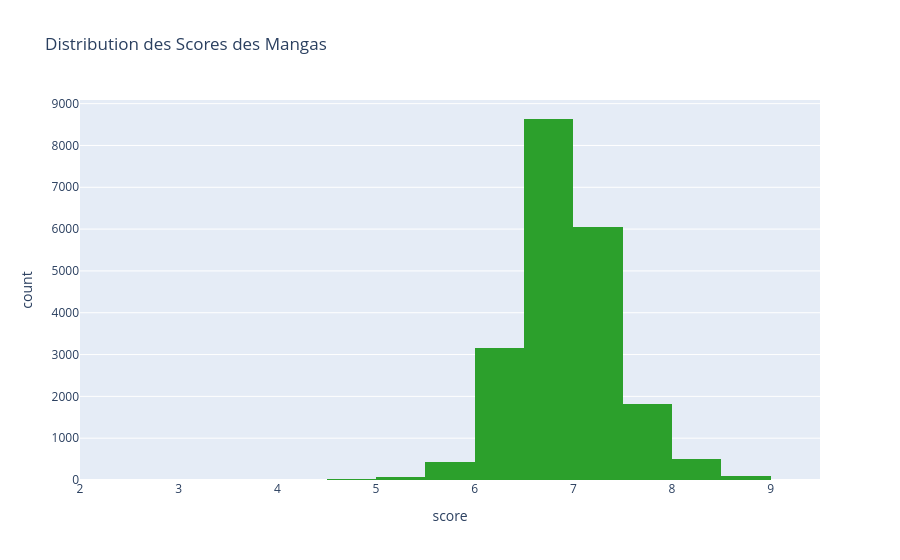

Source (notebook cell):
### Code cell
# Création de l'histogramme interactif de la distribution des scores avec Plotly Express
fig = px.histogram(manga, x='score', nbins=20, 
                   title='Distribution des Scores des Mangas',
                   color_discrete_sequence=["#2ca02c"])  # Couleur verte personnalisée
fig.show()

### Figure 1 — Plotly figure (JSON) as saved in the notebook; plotly's stock layout.template omitted (floating-point values rounded to 4 significant figures; data arrays with more than 128 entries replaced by an {"elided": "..."} marker saying what was removed)
{"data": [{"alignmentgroup": "True", "bingroup": "x", "hovertemplate": "score=%{x}<br>count=%{y}<extra></extra>", "legendgroup": "", "marker": {"color": "#2ca02c", "pattern": {"shape": ""}}, "name": "", "nbinsx": 20, "offsetgroup": "", "orientation": "v", "showlegend": false, "type": "histogram", "x": {"elided": "48812 float values"}, "xaxis": "x", "yaxis": "y"}], "layout": {"barmode": "relative", "legend": {"tracegroupgap": 0}, "title": {"text": "Distribution des Scores des Mangas"}, "xaxis": {"anchor": "y", "domain": [0, 1], "title": {"text": "score"}}, "yaxis": {"anchor": "x", "domain": [0, 1], "title": {"text": "count"}}}}
